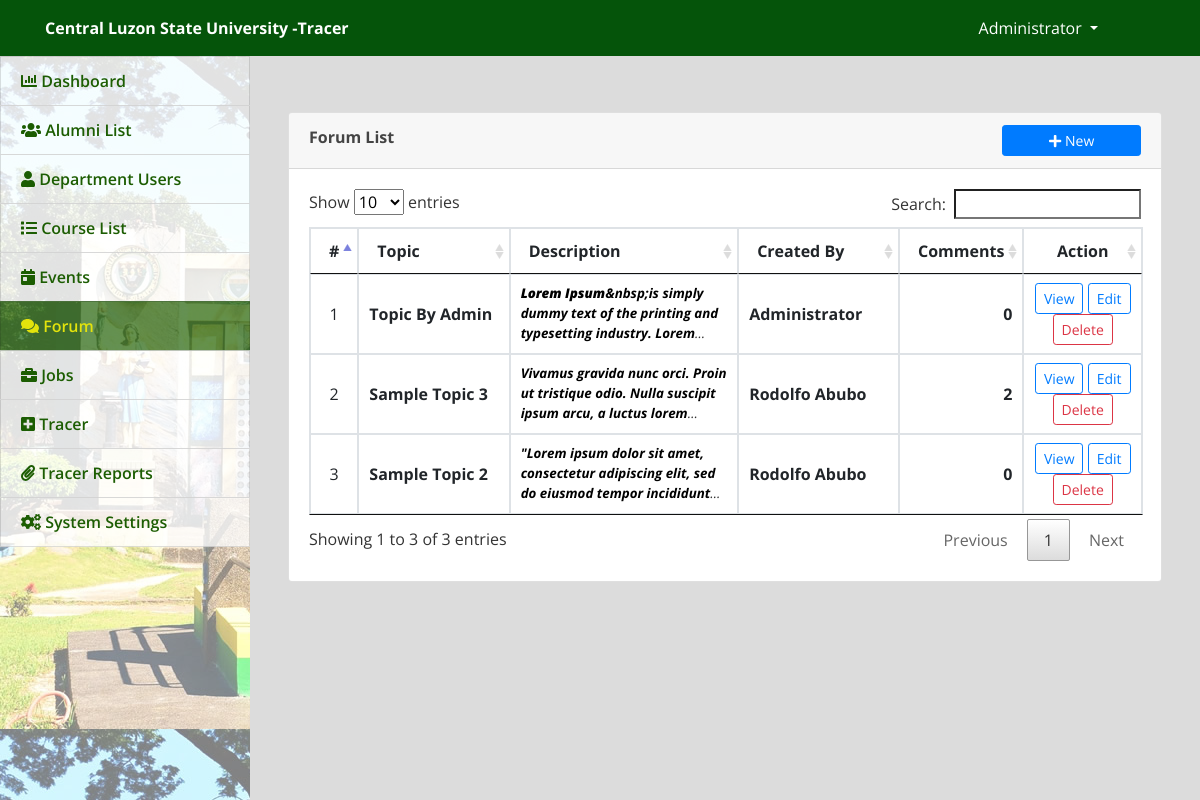
The page /admin/index.php?page=forums (signed in) on the database as committed earlier.
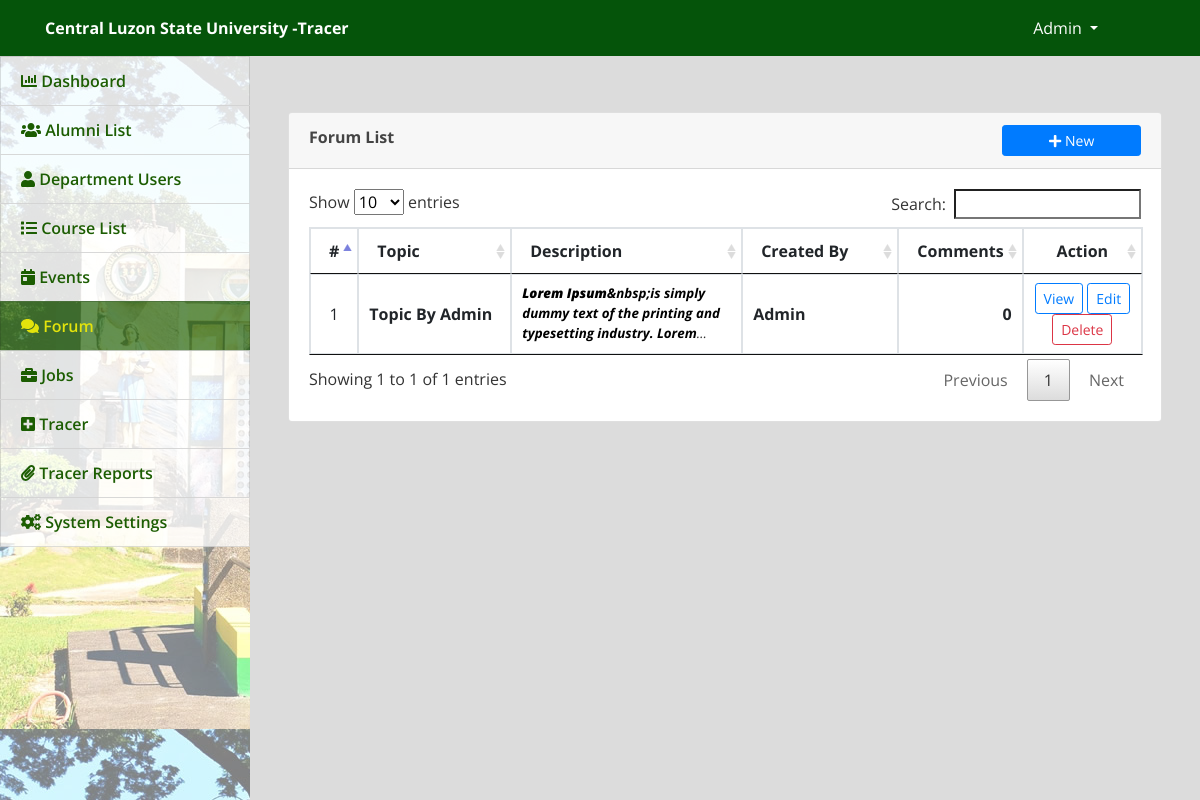
The same page on the database as committed later.
### tables this page shows
CREATE TABLE `forum_topics` (
  `id` int(30) NOT NULL,
  `title` varchar(250) NOT NULL,
  `description` text NOT NULL,
  `user_id` int(30) NOT NULL,
  `date_created` datetime NOT NULL DEFAULT current_timestamp()
);

CREATE TABLE `users` (
  `id` int(30) NOT NULL,
  `name` text NOT NULL,
  `username` varchar(200) NOT NULL,
  `password` text NOT NULL,
  `type` tinyint(1) NOT NULL DEFAULT 3 COMMENT '1=Admin, 2=College officer, 3= alumnus',
  `auto_generated_pass` text NOT NULL,
  `alumnus_id` int(30) NOT NULL,
  `dept_id` int(20) NOT NULL
);

### admin/forums.php (the view, shortened to what this page needs)
<?php include('db_connect.php');?>
<div class="container-fluid">
	<div class="col-lg-12">
		<div class="row">
			<div class="col-md-12">
				<div class="card">
					<div class="card-header">
						<b>Forum List</b>
						<span class="">
							<button class="btn btn-primary btn-block btn-sm col-sm-2 float-right" type="button" id="new_forum">
					<i class="fa fa-plus"></i> New</button>
				</span>
					</div>
					<div class="card-body">
						<table class="table table-bordered table-condensed table-hover">
							<colgroup>
								<col width="5%">
								<col width="20%">
								<col width="30%">
								<col width="20%">
								<col width="10%">
								<col width="15%">
							</colgroup>
							<thead>
								<tr>
									<th class="text-center">#</th>
									<th class="">Topic</th>
									<th class="">Description</th>
									<th class="">Created By</th>
									<th class="">Comments</th>
									<th class="text-center">Action</th>
								</tr>
							</thead>
							<tbody>
								<?php
								$i = 1;
								$Forum =  $conn->query("SELECT f.*,u.name from forum_topics f inner join users u on u.id = f.user_id order by f.id desc");
								while($row=$Forum->fetch_assoc()):
									 $trans = get_html_translation_table(HTML_ENTITIES,ENT_QUOTES);
								        unset($trans["\""], $trans["<"], $trans[">"], $trans["<h2"]);
								        $desc = strtr(html_entity_decode($row['description']),$trans);
								        $desc=str_replace(array("<li>","</li>"), array("",","), $desc);
								        $count_comments = $conn->query("SELECT * FROM forum_comments where topic_id = ".$row['id'])->num_rows;
								?>
								<tr>
									<td class="text-center"><?php echo $i++ ?></td>
									<td class="">
										 <p><b><?php echo ucwords($row['title']) ?></b></p>
									</td>
									<td class="">
										 <p class="truncate"><b><?php echo $desc ?></b></p>
									</td>
									<td class="">
										 <p><b><?php echo ucwords($row['name']) ?></b></p>
									</td>
									<td class="text-right">
										 <p><b><?php echo number_format($count_comments) ?></b></p>
									</td>
									<td class="text-center">
										<a class="btn btn-sm btn-outline-primary view_forum" href="../index.php?page=view_forum&id=<?php echo $row['id'] ?>" target="_blank" data-id="<?php echo $row['id'] ?>" >View</a>
										<button class="btn btn-sm btn-outline-primary edit_forum" type="button" data-id="<?php echo $row['id'] ?>" >Edit</button>
										<button class="btn btn-sm btn-outline-danger delete_forum" type="button" data-id="<?php echo $row['id'] ?>">Delete</button>
									</td>
								</tr>
								<?php endwhile; ?>
							</tbody>
						</table>
					</div>
				</div>
			</div>
		</div>
	</div>
</div>

### admin/topbar.php (shortened to what this page needs)
<nav class="navbar navbar-light fixed-top top-bg" style="padding:0;min-height: 3.5rem">
  <div class="container-fluid mt-2 mb-2">
  	<div class="col-lg-12">
      <div class="col-md-4 float-left text-white">
        <large><b><?php echo isset($_SESSION['system']['name']) ? $_SESSION['system']['name'] : '' ?></b></large>
      </div>
	  	<div class="float-right mr-5">
        <div class=" dropdown mr-4">
            <a href="#" class="text-white dropdown-toggle"  id="account_settings" data-toggle="dropdown" aria-haspopup="true" aria-expanded="false"><?php echo $_SESSION['login_name'] ?> </a>
        </div>
      </div>
  </div>
</nav>

Rows that differ between the two databases and show on the page:
no longer on this page (row unchanged): forum_topics: title "Sample Topic 3", description "Vivamus gravida nunc orci. Proin ut tristique odio. Nulla suscipit ipsum arcu, a luctus…", user.name "Rodolfo Abubo", count_comments "2"
no longer on this page (row unchanged): forum_topics: title "Sample Topic 2", description "\"Lorem ipsum dolor sit amet, consectetur adipiscing elit, sed do eiusmod tempor…", user.name "Rodolfo Abubo", count_comments "0"
changed through a linked row, forum_topics "Topic By Admin": user.name "Administrator" → "Admin"
Other text that changed with them:
$_SESSION['login_name']: "Administrator" → "Admin"
text written by a page script: "Show entries Search: Showing 1 to 3 of 3 entries Previous 1 Next" → "Show entries Search: Showing 1 to 1 of 1 entries Previous 1 Next"
